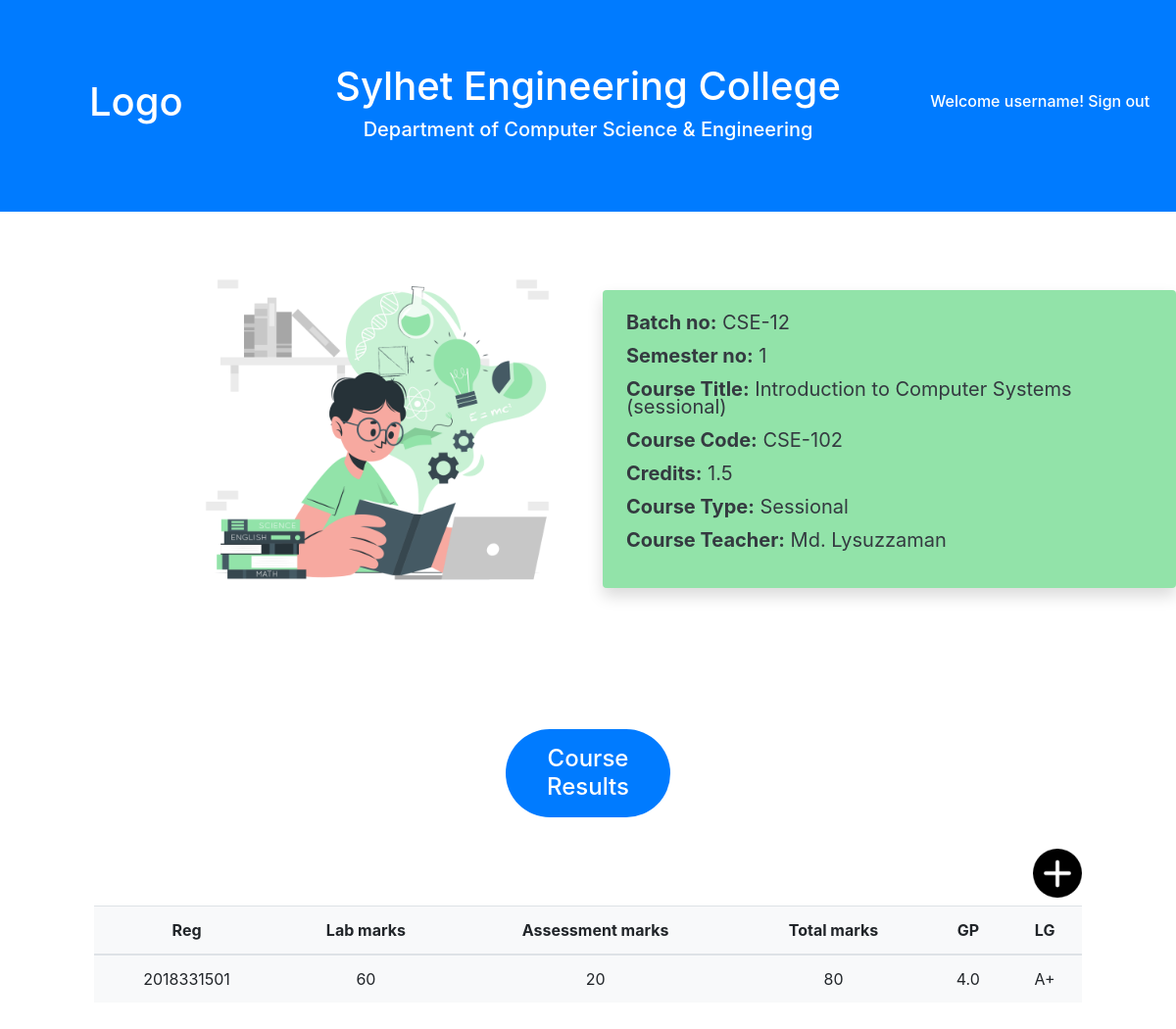
/main/courses/CSE-12/1/Sessional/CSE-102 (signed in), run on an earlier commit of the app's database.
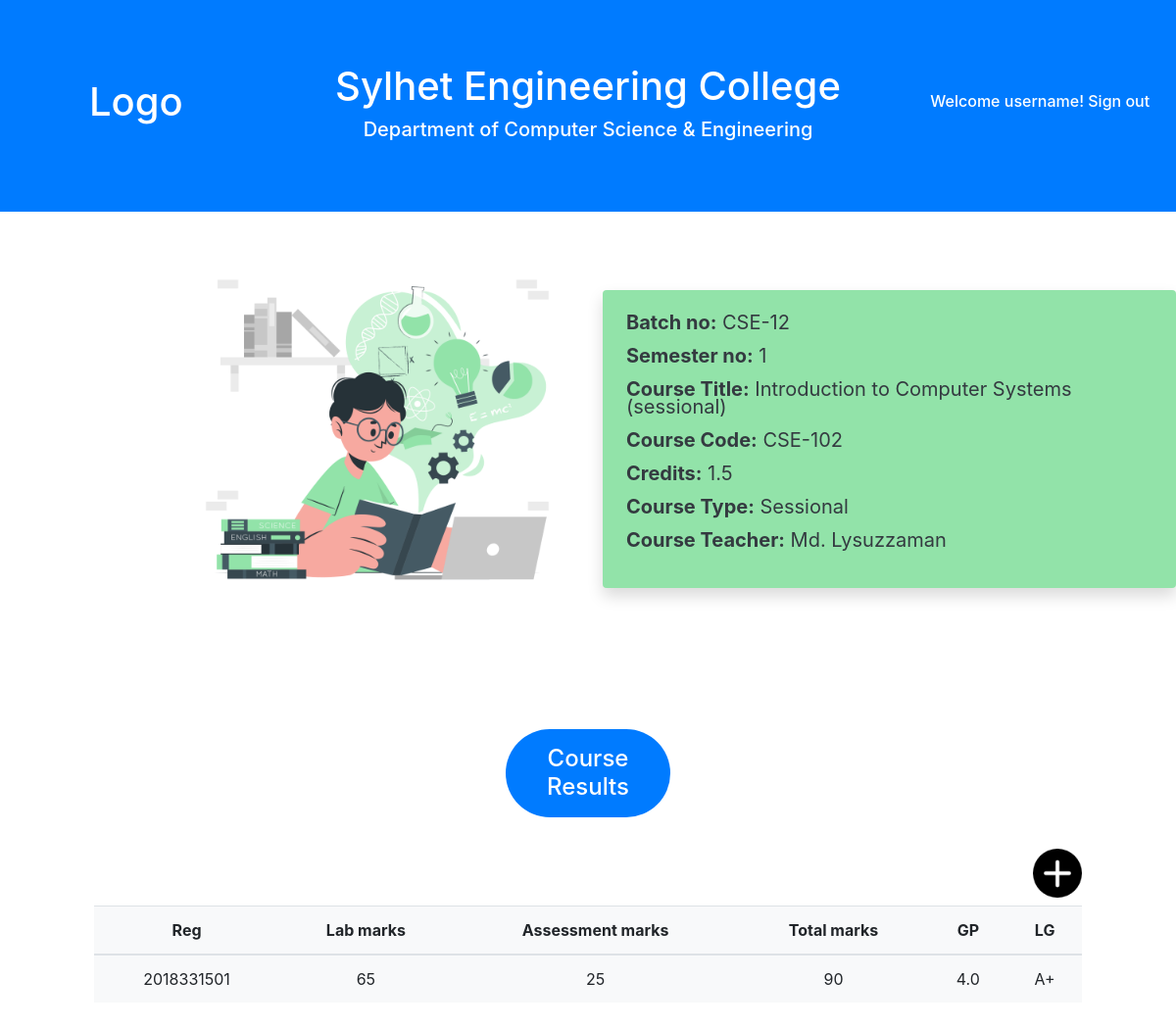
And on a later commit of the database.
### main/models.py (models this page shows)
class SessionalCourseResult(models.Model):
    id = models.AutoField
    reg_no = models.CharField(max_length=10, default="")
    batch_no = models.CharField(max_length=6, default="")
    semester_no = models.IntegerField(default=None)
    course_code = models.CharField(max_length=8, default="")
    lab_marks = models.IntegerField(default=None)
    assessment_marks = models.IntegerField(default=None)
    total_marks = models.IntegerField(default=None)
    GP = models.FloatField(default=0)
    LG = models.CharField(max_length=5, default="")

### main/views.py (the view)
# urls.py: path('courses/<str:batch_no>/<int:semester_no>/<str:course_type>/<str:course_code>', views.course_view, name="course_view"),
def course_view(request, batch_no, semester_no, course_type, course_code):
    course = Course.objects.get(batch_no=batch_no, semester_no=semester_no, course_code=course_code)
    students = Student.objects.filter(batch_no=batch_no)
    if request.method == "POST":
        if course_type == "Theory":
            reg_no = request.POST['reg_no']
            part_a_decode = request.POST['part_a_decode']
            part_a_marks = request.POST['part_a_marks']
            part_b_decode = request.POST['part_b_decode']
            part_b_marks = request.POST['part_b_marks']
            assessment_marks = request.POST['assessment_marks']
            total_marks = request.POST['total_marks']
            GP = request.POST['GP']
            LG = request.POST['LG']
            TheoryCourseResult.objects.create(reg_no=reg_no,
                                              batch_no=batch_no,
                                              semester_no=semester_no,
                                              course_code=course_code,
                                              part_a_decode=part_a_decode,
                                              part_a_marks=part_a_marks,
                                              part_b_decode=part_b_decode,
                                              part_b_marks=part_b_marks,
                                              assessment_marks=assessment_marks,
                                              total_marks=total_marks,
                                              GP=float(GP),
                                              LG=LG )
            results = TheoryCourseResult.objects.filter(batch_no=batch_no, semester_no=semester_no, course_code=course_code)
        elif course_type == "Sessional":
            reg_no = request.POST['reg_no']
            lab_marks = request.POST['lab_marks']
            assessment_marks = request.POST['assessment_marks']
            total_marks = request.POST['total_marks']
            GP = request.POST['GP']
            LG = request.POST['LG']
            SessionalCourseResult.objects.create(reg_no=reg_no,
                                                 batch_no=batch_no,
                                                 semester_no=semester_no,
                                                 course_code=course_code,
                                                 lab_marks=lab_marks,
                                                 assessment_marks=assessment_marks,
                                                 total_marks=total_marks,
                                                 GP=float(GP),
                                                 LG=LG )
            results = SessionalCourseResult.objects.filter(batch_no=batch_no, semester_no=semester_no, course_code=course_code)
        try:
            result_individual = Result.objects.get(reg_no=reg_no, batch_no=batch_no, semester_no=semester_no)
            course_results = json.loads(result_individual.course_results)
            course_results[course.course_code] = {'credits' : course.course_credits,
                                                  'GP' : GP,
                                                  'LG' : LG }
            result_individual.course_results = json.dumps(course_results)
            if float(GP) >= 2:
                result_individual.current_semester_credits += course.course_credits
                result_individual.current_semester_total_point += float(GP)*course.course_credits
                result_individual.current_semester_GPA = round((result_individual.current_semester_total_point / result_individual.current_semester_credits), 2)
            result_individual.save()
        except:
            course_results = dict()
            course_results[course.course_code] = {'credits' : course.course_credits,
                                                  'GP' : GP,
                                                  'LG' : LG }
            course_results_json = json.dumps(course_results)  # converting the dict to str(JSON)
            if float(GP) >= 2:
                current_semester_credits = course.course_credits
                current_semester_total_point = round((float(GP) * current_semester_credits), 2)
                current_semester_GPA = float(GP)
            else :
                current_semester_credits = 0
                current_semester_total_point = 0
                current_semester_GPA = 0
            result_individual = Result.objects.create(reg_no=reg_no,
                                                      batch_no=batch_no,
                                                      semester_no=semester_no,
                                                      course_results=course_results_json,
                                                      current_semester_credits=current_semester_credits,
                                                      current_semester_total_point=current_semester_total_point,
                                                      current_semester_GPA=current_semester_GPA)
        params = {'course':course,'results':results, 'students':students}
        return render(request, 'main/course_view.html', params)
    else:   # if not a POST request
        if course_type == "Theory":
            results = TheoryCourseResult.objects.filter(batch_no=batch_no, semester_no=semester_no, course_code=course_code)
        elif course_type == "Sessional":
            results = SessionalCourseResult.objects.filter(batch_no=batch_no, semester_no=semester_no, course_code=course_code)
        params = {'course':course,'results':results, 'students':students}
        return render(request, 'main/course_view.html', params)

### main/templates/main/course_view.html (shortened to what this page needs)
{% extends 'main/base.html' %}
{% load static %}
{% block body %}
<section class="text-with-img row">
  <div class="col-6 d-flex justify-content-end align-items-center">
    <img src="{% static 'main/images/student1.png' %}" alt="student" class="illustrator-img">
  </div>
  <div class="col-6 d-flex justify-content-start align-items-center">
    <div class="text-dark p-4 rounded illustrator-details shadow">
      <p><b>Batch no:</b> {{course.batch_no}}</p>
      <p><b>Semester no:</b> {{course.semester_no}}</p>
      <p><b>Course Title:</b> {{course.course_title}}</p>
      <p><b>Course Code:</b> {{course.course_code}}</p>
      <p><b>Credits:</b> {{course.course_credits}}</p>
      <p><b>Course Type:</b> {{course.course_type}}</p>
      <p><b>Course Teacher:</b> {{course.course_teacher}}</p>
    </div>
  </div>
</section>
{% if course.course_type == "Theory" %}
<section class="mx-2 my-5 p-5">
    <div class="d-flex justify-content-center mb-4">
      <h4 class="bg-primary text-center text-white p-3 rounded-pill col-2">Course Results</h4>
    </div>
    {% if request.user.is_superuser %}
      <div class="d-flex justify-content-end">
        <img src="{% static 'main/images/plus.png' %}" alt="add-record" class="plus-btn mb-2" type="button" data-toggle="modal" data-target="#AddResultModal">
      </div>
    {% endif %}
    <table class="table table-hover bg-light">
        <thead>
          <tr class="text-center">
            <th scope="col">Reg</th>
            <th scope="col">Part A decode</th>
            <th scope="col">Part A marks</th>
            <th scope="col">Part B decode</th>
            <th scope="col">Part B marks</th>
            <th scope="col">Assessment</th>
            <th scope="col">Total marks</th>
            <th scope="col">GP</th>
            <th scope="col">LG</th>
          </tr>
        </thead>
        <tbody>
            {% for result in results %}
            <tr class="text-center">
                <td>{{result.reg_no}}</td>
                <td>{{result.part_a_decode}}</td>
                <td>{{result.part_a_marks}}</td>
                <td>{{result.part_b_decode}}</td>
                <td>{{result.part_a_marks}}</td>
                <td>{{result.assessment_marks}}</td>
                <td>{{result.total_marks}}</td>
                <td>{{result.GP}}</td>
                <td>{{result.LG}}</td>
            </tr>
            {% endfor %}
        </tbody>
      </table>
</section>
{% elif course.course_type == "Sessional" %}
<section class="m-5 p-5">
  <div class="d-flex justify-content-center mb-4">
    <h4 class="bg-primary text-center text-white p-3 rounded-pill col-2">Course Results</h4>
  </div>
  {% if request.user.is_superuser %}
    <div class="d-flex justify-content-end">
      <img src="{% static 'main/images/plus.png' %}" alt="add-record" class="plus-btn mb-2" type="button" data-toggle="modal" data-target="#AddLabResultModal">
    </div>
  {% endif %}
  <table class="table table-hover bg-light">
      <thead>
        <tr class="text-center">
          <th scope="col">Reg</th>
          <th scope="col">Lab marks</th>
          <th scope="col">Assessment marks</th>
          <th scope="col">Total marks</th>
          <th scope="col">GP</th>
          <th scope="col">LG</th>
        </tr>
      </thead>
      <tbody>
          {% for result in results %}
          <tr class="text-center">
              <td>{{result.reg_no}}</td>
              <td>{{result.lab_marks}}</td>
              <td>{{result.assessment_marks}}</td>
              <td>{{result.total_marks}}</td>
              <td>{{result.GP}}</td>
              <td>{{result.LG}}</td>
          </tr>
          {% endfor %}
      </tbody>
    </table>
</section>
{% endif %}
{% endblock %}

What changed in the data, as far as the page shows it:
removed SessionalCourseResult: reg_no "2018331501", lab_marks "60", assessment_marks "20", total_marks "80", GP "4.0", LG "A+"
added SessionalCourseResult: reg_no "2018331501", lab_marks "65", assessment_marks "25", total_marks "90", GP "4.0", LG "A+"
